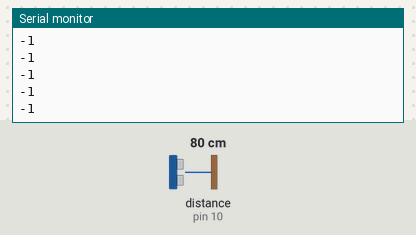
A sketch run on a simulated Arduino Uno, built with avr-gcc and run on an emulated ATmega328P. On the bench: the last lines printed to the serial monitor. Wiring (inferred from the names in the program): ultrasonic range finder: trigger pin 9; echo pin 10. The inputs (shaded band) are chosen by the test bench; at power-on: distance to the obstacle (sensor on pin 10) 80 cm. The echo pulse lasts 58.3 µs per cm.

Above: at 1.2 s.
1.3 s: distance to the obstacle (sensor on pin 10) set to 2 cm
At 1.34 s:
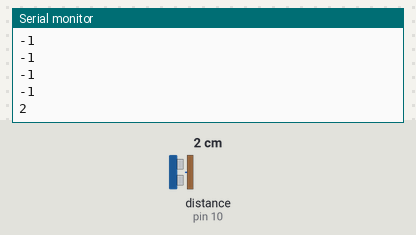
2.8 s: distance to the obstacle (sensor on pin 10) set to 4 cm
At 2.81 s:
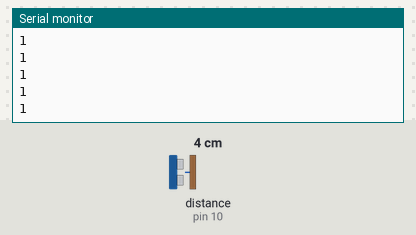
Timing chart, 0 to 5.8 s (numbered marks = the images above; inputs shaded):
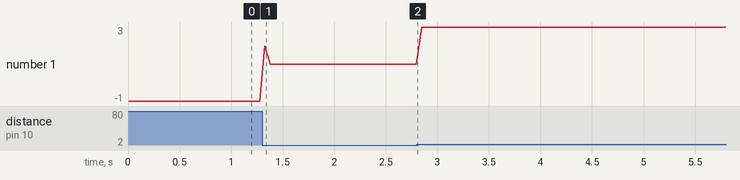

The sketch:

ultrasonic.ino
```cpp
// set up pin numbers for echo pin and trigger pins:
const int trigPin = 9;
const int echoPin = 10;
const int LEDPin = 13;

int maximumRange = 30;
int minimumRange = 0;
long duration, distance;

void setup() {
  // set the modes for the trigger pin and echo pin:
  pinMode(trigPin, OUTPUT);
  pinMode(echoPin, INPUT);
  // initialize serial communication:
  Serial.begin(9600);

}

void loop() {
  // take the trigger pin low to start a pulse:
  digitalWrite(trigPin, LOW);
  // delay 2 microseconds:
  delayMicroseconds(2);
  // take the trigger pin high:
  digitalWrite(trigPin, HIGH);
  // delay 10 microseconds:
  delayMicroseconds(10);
  // take the trigger pin low again to complete the pulse:
  digitalWrite(trigPin, LOW);

  // listen for a pulse on the echo pin:
 duration = pulseIn(echoPin, HIGH);
  // calculate the distance in cm.
  //Sound travels approx.0.0343 microseconds per cm.,
  // and it's going to the target and back (hence the /2):
 distance = duration / 58.2;

if (distance >= maximumRange || distance <= minimumRange) {
  Serial.println("-1");
  digitalWrite(LEDPin, HIGH);
} else {
  Serial.println(distance);
  digitalWrite(LEDPin, LOW);
}
delay(50);
}
```

Measured:
- after the input at 1.3 s, the serial monitor: prints a new line at once (image 1)
- plotted number 1: -1 → 1 after the input at 1.3 s, 1 → 3 after the input at 2.8 s
